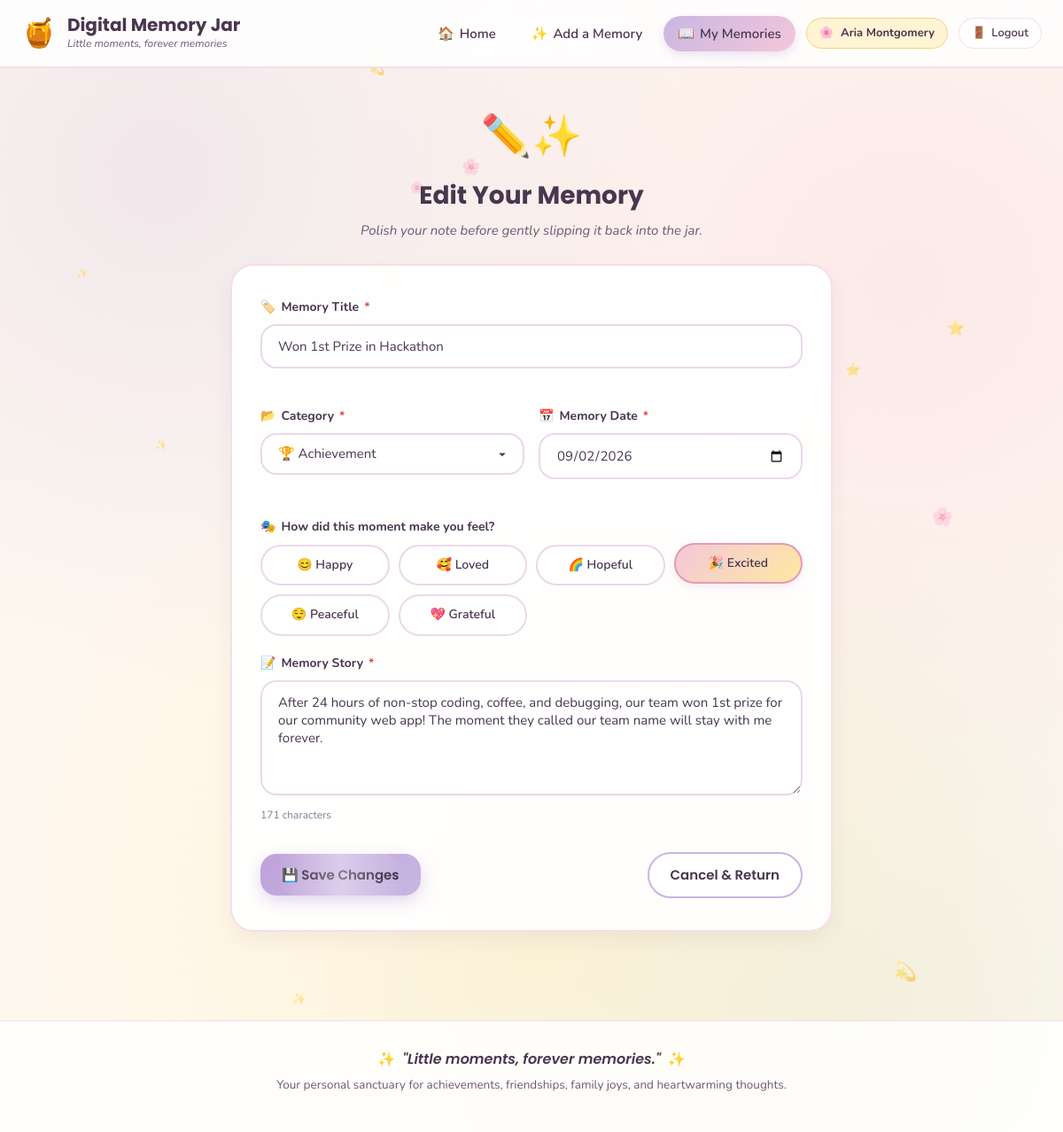
The page /edit-memory.php?id=2 (signed in) on the database its author committed.
### tables this page shows
CREATE TABLE IF NOT EXISTS `memories` (
  `id` INT AUTO_INCREMENT PRIMARY KEY,
  `user_id` INT NOT NULL,
  `title` VARCHAR(150) NOT NULL,
  `description` TEXT NOT NULL,
  `memory_date` DATE NOT NULL,
  `category` VARCHAR(50) NOT NULL,
  `mood` VARCHAR(30) DEFAULT NULL,
  `created_at` TIMESTAMP DEFAULT CURRENT_TIMESTAMP,
  CONSTRAINT `fk_memories_users` 
    FOREIGN KEY (`user_id`) 
    REFERENCES `users` (`id`) 
    ON DELETE CASCADE 
    ON UPDATE CASCADE
);

### config/db.php (called while the page is built, shortened)
<?php
function e($string) {
    return htmlspecialchars((string)$string, ENT_QUOTES, 'UTF-8');
}
function get_category_meta($category) {
    $categories = [
        'Happy Moment'     => ['icon' => '🌸', 'color' => '#F4C7D9'],
        'Achievement'      => ['icon' => '🏆', 'color' => '#FFE8A3'],
        'Friendship'       => ['icon' => '👯‍♀️', 'color' => '#C8B6E2'],
        'Family'           => ['icon' => '🏡', 'color' => '#FAD4C0'],
        'Travel'           => ['icon' => '✈️', 'color' => '#C8D8C0'],
        'Positive Message' => ['icon' => '💌', 'color' => '#D8E2DC'],
        'Other'            => ['icon' => '✨', 'color' => '#E8E8E4']
    ];
    return $categories[$category] ?? ['icon' => '✨', 'color' => '#E8E8E4'];
}

### edit-memory.php (the view, shortened to what this page needs)
<?php
require_once __DIR__ . '/config/db.php';
require_once __DIR__ . '/includes/auth_check.php';
$user_id = $currentUser['id'];
$memory_id = (int)($_GET['id'] ?? 0);
$stmt = $pdo->prepare("SELECT * FROM memories WHERE id = ? AND user_id = ?");
$stmt->execute([$memory_id, $user_id]);
$memory = $stmt->fetch();
$title       = $memory['title'];
$description = $memory['description'];
$memory_date = $memory['memory_date'];
$category    = $memory['category'];
$mood        = $memory['mood'] ?: '😊 Happy';
$valid_categories = [
    'Happy Moment',
    'Achievement',
    'Friendship',
    'Family',
    'Travel',
    'Positive Message',
    'Other'
];
$valid_moods = [
    '😊 Happy',
    '🥰 Loved',
    '🌈 Hopeful',
    '🎉 Excited',
    '😌 Peaceful',
    '💖 Grateful'
];
require_once __DIR__ . '/includes/header.php';
?>
<div class="add-memory-page-wrapper">
    <div class="page-header-simple text-center">
        <span class="page-badge-icon">✏️✨</span>
        <h1 class="page-title">Edit Your Memory</h1>
        <p class="page-subtitle">Polish your note before gently slipping it back into the jar.</p>
    </div>
    <div class="memory-form-card">
        <form action="edit-memory.php?id=<?php echo (int)$memory_id; ?>" method="POST" class="memory-form" id="editMemoryForm" novalidate>
            <div class="form-group">
                <label for="mem_title" class="form-label">
                    <span class="label-icon">🏷️</span> Memory Title <span class="required-star">*</span>
                </label>
                <input type="text"
                       id="mem_title"
                       name="title"
                       class="form-control"
                       value="<?php echo e($title); ?>"
                       maxlength="150"
                       required>
                <div class="field-feedback" id="titleFeedback"></div>
            </div>
            <div class="form-row">
                <div class="form-group col-half">
                    <label for="mem_category" class="form-label">
                        <span class="label-icon">📂</span> Category <span class="required-star">*</span>
                    </label>
                    <select id="mem_category" name="category" class="form-control form-select" required>
                        <?php foreach ($valid_categories as $cat): ?>
                            <option value="<?php echo e($cat); ?>" <?php echo $category === $cat ? 'selected' : ''; ?>>
                                <?php
                                    $meta = get_category_meta($cat);
                                    echo $meta['icon'] . ' ' . e($cat);
                                ?>
                            </option>
                        <?php endforeach; ?>
                    </select>
                    <div class="field-feedback" id="categoryFeedback"></div>
                </div>
                <div class="form-group col-half">
                    <label for="mem_date" class="form-label">
                        <span class="label-icon">📅</span> Memory Date <span class="required-star">*</span>
                    </label>
                    <input type="date"
                           id="mem_date"
                           name="memory_date"
                           class="form-control"
                           value="<?php echo e($memory_date); ?>"
                           max="<?php echo date('Y-m-d'); ?>"
                           required>
                    <div class="field-feedback" id="dateFeedback"></div>
                </div>
            </div>
            <div class="form-group">
                <label class="form-label">
                    <span class="label-icon">🎭</span> How did this moment make you feel?
                </label>
                <div class="mood-selector-grid">
                    <?php foreach ($valid_moods as $m): ?>
                        <label class="mood-pill-option <?php echo $mood === $m ? 'selected' : ''; ?>">
                            <span class="mood-pill-content"><?php echo e($m); ?></span>
                        </label>
                    <?php endforeach; ?>
                </div>
            </div>
            <div class="form-group">
                <label for="mem_desc" class="form-label">
                    <span class="label-icon">📝</span> Memory Story <span class="required-star">*</span>
                </label>
                <textarea id="mem_desc"
                          name="description"
                          rows="5"
                          class="form-control"
                          required><?php echo e($description); ?></textarea>
                <div class="textarea-helper">
                    <span class="char-counter" id="charCounter"><?php echo mb_strlen($description); ?> characters</span>
                </div>
            </div>
            <div class="form-submit-row">
                <button type="submit" class="btn btn-primary btn-magic">
                    <span>💾 Save Changes</span>
                </button>
                <div class="form-alt-links">
                    <a href="memories.php" class="btn btn-outline btn-pill">Cancel &amp; Return</a>
                </div>
            </div>
        </form>
    </div>
</div>
<?php require_once __DIR__ . '/includes/footer.php'; ?>

### rows shown on the page
memories: title "Won 1st Prize in Hackathon", memory_date "09/02/2026", mood "🎉 Excited", description "After 24 hours of non-stop coding, coffee, and debugging, our team won 1st prize for our community web app! The moment they called our team name will stay with me forever."

### other values the page prints
$user_display_name "Aria Montgomery"
$m "😊 Happy"
$m "🥰 Loved"
$m "🌈 Hopeful"
$m "😌 Peaceful"
$m "💖 Grateful"
form field category "🏆 Achievement"
